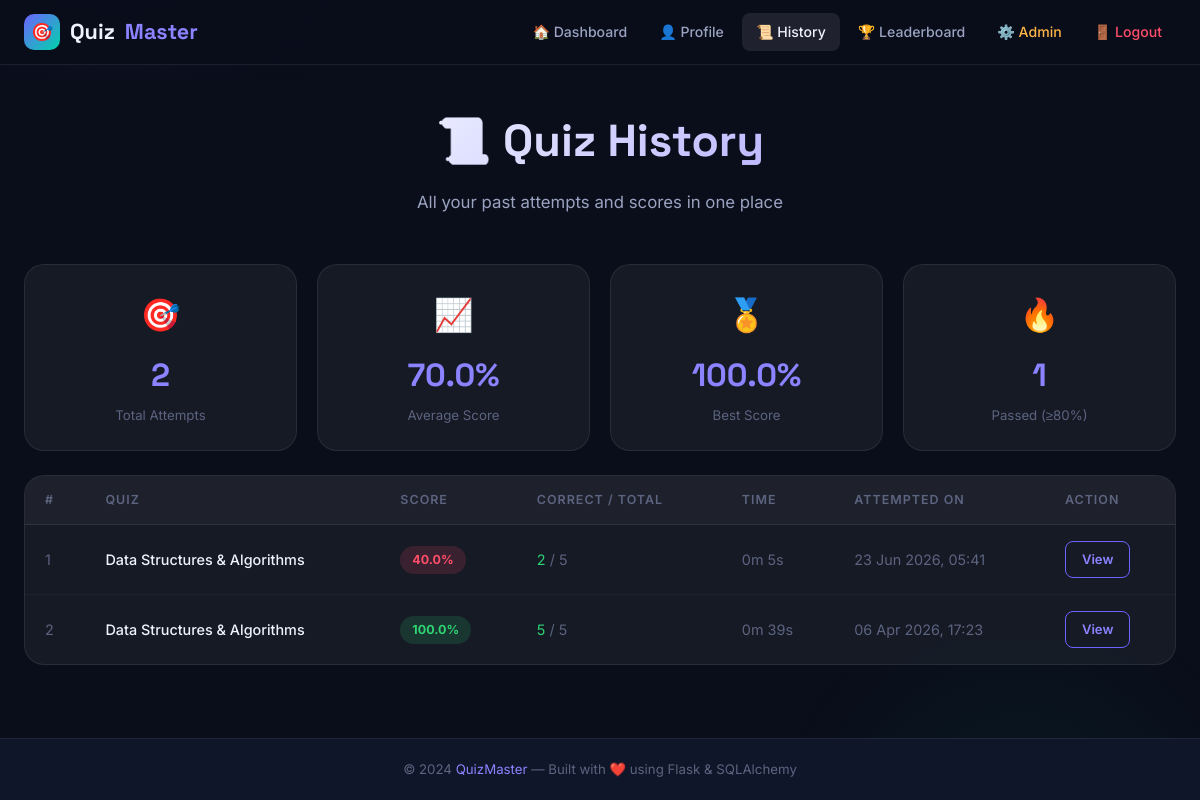
Screenshot of /history (signed in) with the database file from the repository.
### models.py (models this page shows, shortened)
class Result(db.Model):
    __tablename__ = 'results'
    id = db.Column(db.Integer, primary_key=True)
    user_id = db.Column(db.Integer, db.ForeignKey('users.id'), nullable=False)
    quiz_id = db.Column(db.Integer, db.ForeignKey('quizzes.id'), nullable=False)
    score = db.Column(db.Float, nullable=False)           # percentage
    correct_answers = db.Column(db.Integer, nullable=False)
    total_questions = db.Column(db.Integer, nullable=False)
    time_taken = db.Column(db.Integer, default=0)         # seconds
    timestamp = db.Column(db.DateTime, default=datetime.utcnow)
    answers_json = db.Column(db.Text, default='{}')       # JSON string of user answers

class Quiz(db.Model):
    __tablename__ = 'quizzes'
    id = db.Column(db.Integer, primary_key=True)
    title = db.Column(db.String(200), nullable=False)
    description = db.Column(db.Text, nullable=False)
    time_limit = db.Column(db.Integer, default=0)  # 0 = no limit, else seconds
    created_at = db.Column(db.DateTime, default=datetime.utcnow)
    questions = db.relationship('Question', backref='quiz', lazy=True, cascade='all, delete-orphan')
    results = db.relationship('Result', backref='quiz', lazy=True, cascade='all, delete-orphan')

### app.py (the view)
@app.route('/history')
@login_required
def history():
    user_results = (Result.query
                    .filter_by(user_id=session['user_id'])
                    .order_by(Result.timestamp.desc())
                    .all())
    return render_template('history.html', results=user_results)

### app.py (called while the page is built)
def login_required(f):
    @wraps(f)
    def decorated(*args, **kwargs):
        if 'user_id' not in session:
            flash('Please log in to continue.', 'warning')
            return redirect(url_for('login'))
        return f(*args, **kwargs)
    return decorated

### templates/history.html (shortened to what this page needs)
{% extends 'base.html' %}
{% block content %}
<div class="container">
  <div class="page-header fade-in">
    <h1>📜 Quiz History</h1>
    <p>All your past attempts and scores in one place</p>
  </div>
  {% if results %}
  <div class="stats-grid mb-3 fade-in">
    <div class="stat-card">
      <div class="stat-icon">🎯</div>
      <div class="stat-number">{{ results|length }}</div>
      <div class="stat-label">Total Attempts</div>
    </div>
    <div class="stat-card">
      <div class="stat-icon">📈</div>
      <div class="stat-number">
        {{ (results|map(attribute='score')|sum / results|length)|round(1) }}%
      </div>
      <div class="stat-label">Average Score</div>
    </div>
    <div class="stat-card">
      <div class="stat-icon">🏅</div>
      <div class="stat-number">{{ results|map(attribute='score')|max|round(1) }}%</div>
      <div class="stat-label">Best Score</div>
    </div>
    <div class="stat-card">
      <div class="stat-icon">🔥</div>
      <div class="stat-number">{{ results|selectattr('score','ge', 80)|list|length }}</div>
      <div class="stat-label">Passed (≥80%)</div>
    </div>
  </div>
  <div class="table-wrapper fade-in" style="animation-delay:0.15s;">
    <table>
      <thead>
        <tr>
          <th>#</th>
          <th>Quiz</th>
          <th>Score</th>
          <th>Correct / Total</th>
          <th>Time</th>
          <th>Attempted On</th>
          <th>Action</th>
        </tr>
      </thead>
      <tbody>
        {% for result in results %}
        <tr class="leaderboard-row">
          <td style="color:var(--text-muted);">{{ loop.index }}</td>
          <td><strong>{{ result.quiz.title }}</strong></td>
          <td>
            <span class="score-pill {% if result.score >= 80 %}high{% elif result.score >= 50 %}medium{% else %}low{% endif %}">
              {{ result.score }}%
            </span>
          </td>
          <td>
            <span style="color:var(--success);">{{ result.correct_answers }}</span>
            <span style="color:var(--text-muted);"> / {{ result.total_questions }}</span>
          </td>
          <td style="color:var(--text-muted);">
            {% if result.time_taken %}
              {{ result.time_taken // 60 }}m {{ result.time_taken % 60 }}s
            {% else %}—{% endif %}
          </td>
          <td style="color:var(--text-muted);">{{ result.timestamp.strftime('%d %b %Y, %H:%M') }}</td>
          <td>
            <a href="{{ url_for('result_detail', result_id=result.id) }}"
               class="btn btn-outline btn-sm" id="view-result-{{ result.id }}">View</a>
          </td>
        </tr>
        {% endfor %}
      </tbody>
    </table>
  </div>
  {% endif %}
</div>
{% endblock %}

### static/css/style.css (style rules this page uses)
:root { --bg-primary: #0a0e1a; --bg-secondary: #0f1629; --bg-card: rgba(255,255,255,0.05); --bg-card-hover: rgba(255,255,255,0.09); --accent: #6c63ff; --accent-light: #8b83ff; --accent-glow: rgba(108,99,255,0.25); --accent2: #00d4aa; --accent2-light: #33dfc0; --danger: #ff4e6a; --warning: #ffb547; --success: #2ed573; --info: #4ecdc4; --text-primary: #f0f2ff; --text-secondary: #9aa3c0; --text-muted: #5c6480; --border: rgba(255,255,255,0.08); --border-active: rgba(108,99,255,0.5); --radius-sm: 8px; --radius-md: 14px; --radius-lg: 20px; --radius-xl: 28px; --shadow-card: 0 8px 32px rgba(0,0,0,0.35); --shadow-glow: 0 0 30px rgba(108,99,255,0.2); --shadow-btn: 0 4px 20px rgba(108,99,255,0.4); --transition: all 0.25s cubic-bezier(0.4, 0, 0.2, 1); --transition-slow: all 0.45s cubic-bezier(0.4, 0, 0.2, 1); }
*, *::before, *::after { box-sizing: border-box; margin: 0; padding: 0; }
html { scroll-behavior: smooth; }
body { font-family: 'Inter', sans-serif; background: var(--bg-primary); color: var(--text-primary); min-height: 100vh; line-height: 1.6; overflow-x: hidden; }
body::before { content: ''; position: fixed; top: -50%; left: -20%; width: 60%; height: 60%; background: radial-gradient(circle, rgba(108,99,255,0.08) 0%, transparent 70%); pointer-events: none; z-index: 0; }
body::after { content: ''; position: fixed; bottom: -30%; right: -10%; width: 50%; height: 50%; background: radial-gradient(circle, rgba(0,212,170,0.06) 0%, transparent 70%); pointer-events: none; z-index: 0; }
a { color: var(--accent-light); text-decoration: none; transition: var(--transition); }
.container { width: 100%; max-width: 1200px; margin: 0 auto; padding: 0 24px; }
.page-header { text-align: center; margin-bottom: 48px; }
.page-header h1 { font-family: 'Space Grotesk', sans-serif; font-size: clamp(1.8rem, 4vw, 2.8rem); font-weight: 700; background: linear-gradient(135deg, var(--text-primary) 30%, var(--accent-light)); -webkit-background-clip: text; -webkit-text-fill-color: transparent; background-clip: text; margin-bottom: 12px; }
.page-header p { color: var(--text-secondary); font-size: 1.05rem; max-width: 520px; margin: 0 auto; }
.btn { display: inline-flex; align-items: center; justify-content: center; gap: 8px; padding: 11px 24px; border-radius: var(--radius-sm); font-size: 0.9rem; font-weight: 600; border: none; cursor: pointer; transition: var(--transition); text-decoration: none; font-family: 'Inter', sans-serif; }
.btn-outline { background: transparent; color: var(--accent-light); border: 1px solid var(--accent); }
.btn-sm { padding: 7px 16px; font-size: 0.82rem; }
.stats-grid { display: grid; grid-template-columns: repeat(auto-fit, minmax(180px, 1fr)); gap: 20px; margin-bottom: 32px; }
.stat-card { background: var(--bg-card); border: 1px solid var(--border); border-radius: var(--radius-lg); padding: 24px; text-align: center; transition: var(--transition); }
.stat-card .stat-icon { font-size: 2rem; margin-bottom: 10px; }
.stat-card .stat-number { font-family: 'Space Grotesk', sans-serif; font-size: 2rem; font-weight: 700; color: var(--accent-light); }
.stat-card .stat-label { font-size: 0.83rem; color: var(--text-muted); margin-top: 4px; }
.table-wrapper { background: var(--bg-card); border: 1px solid var(--border); border-radius: var(--radius-lg); overflow: hidden; }
table { width: 100%; border-collapse: collapse; }
thead th { padding: 14px 20px; text-align: left; font-size: 0.78rem; font-weight: 600; text-transform: uppercase; letter-spacing: 0.08em; color: var(--text-muted); background: rgba(255,255,255,0.03); border-bottom: 1px solid var(--border); }
tbody td { padding: 16px 20px; font-size: 0.9rem; color: var(--text-secondary); border-bottom: 1px solid rgba(255,255,255,0.04); }
tbody tr:last-child td { border-bottom: none; }
tbody tr { transition: var(--transition); }
tbody td strong { color: var(--text-primary); font-weight: 500; }
.score-pill { display: inline-flex; align-items: center; padding: 4px 12px; border-radius: 16px; font-size: 0.78rem; font-weight: 700; }
.score-pill.high { background: rgba(46,213,115,0.15); color: var(--success); }
.score-pill.low { background: rgba(255,78,106,0.15); color: var(--danger); }
.leaderboard-row { position: relative; }
.mb-3 { margin-bottom: 24px; }
.fade-in { animation: fadeIn 0.5s ease forwards; }

### rows the page displays
Result: quiz "Data Structures & Algorithms", score "40.0", correct_answers "2", total_questions "5", time_taken "0", result.time_taken%60 "5", timestamp "23 Jun 2026, 05:41"
Result: quiz "Data Structures & Algorithms", score "100.0", correct_answers "5", total_questions "5", time_taken "0", result.time_taken%60 "39", timestamp "06 Apr 2026, 17:23"

### other values shown
{{ results|length }} "2"
{{ (results|map(attribute='score')|sum / results|length)|round(1) }} "70.0"
{{ results|map(attribute='score')|max|round(1) }} "100.0"
{{ results|selectattr('score','ge', 80)|list|length }} "1"
